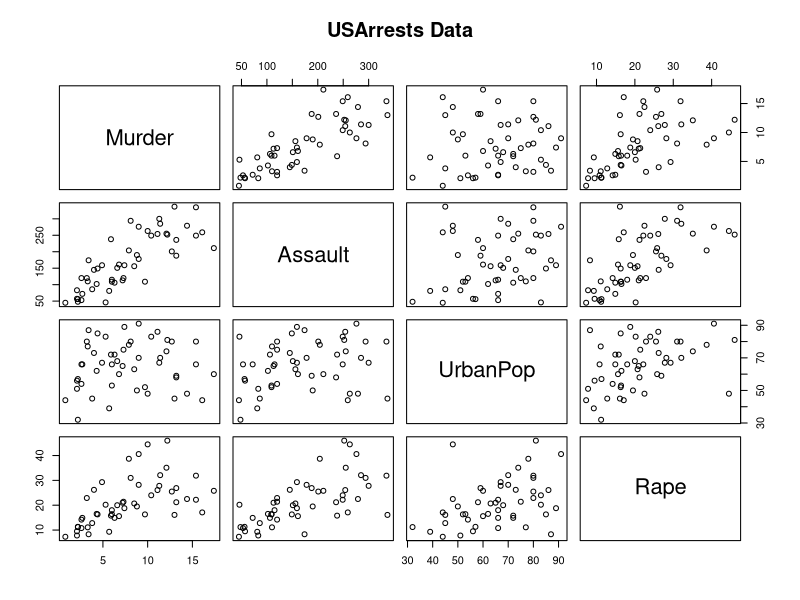
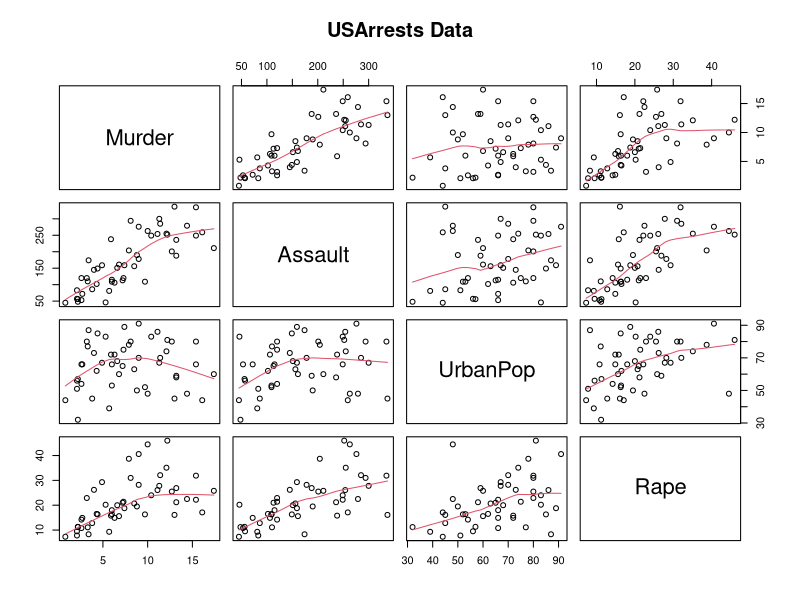
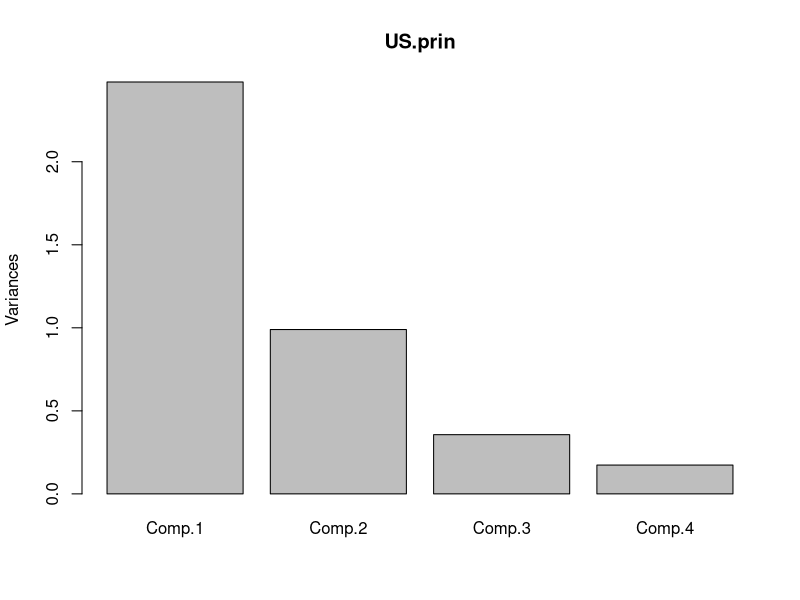
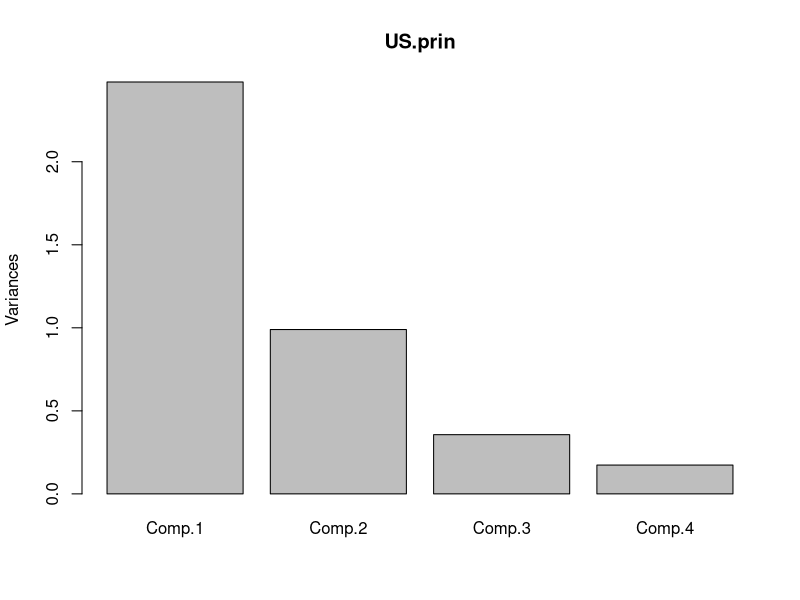
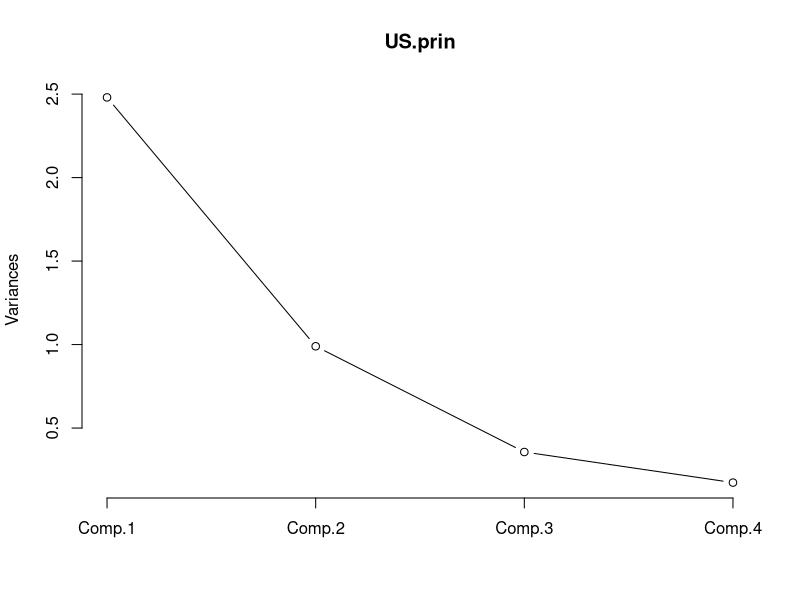
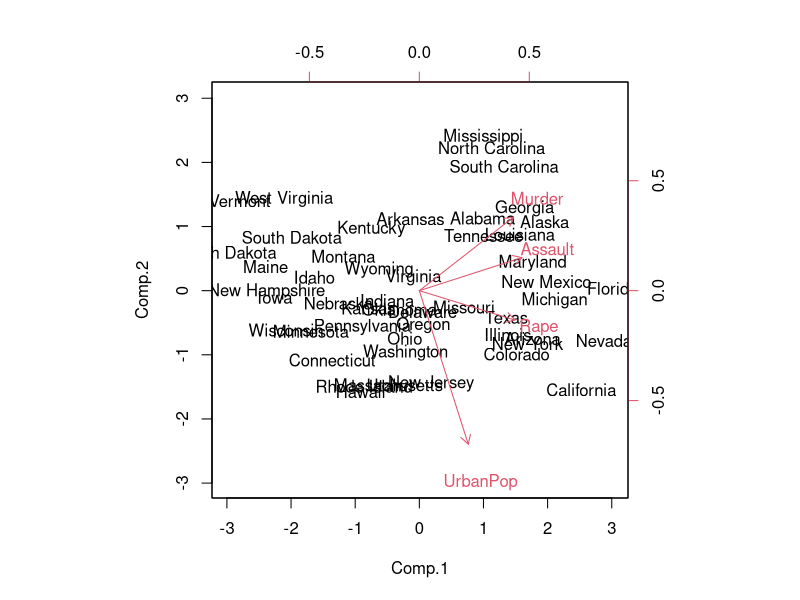
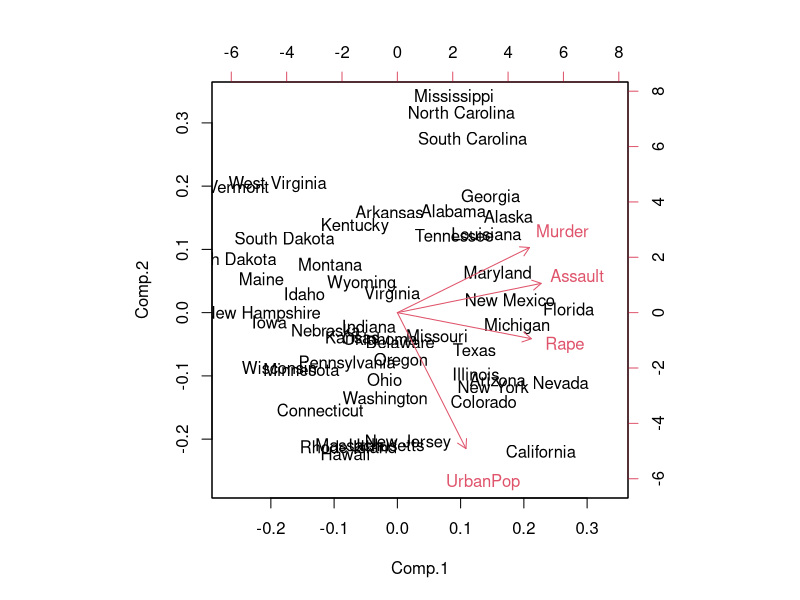
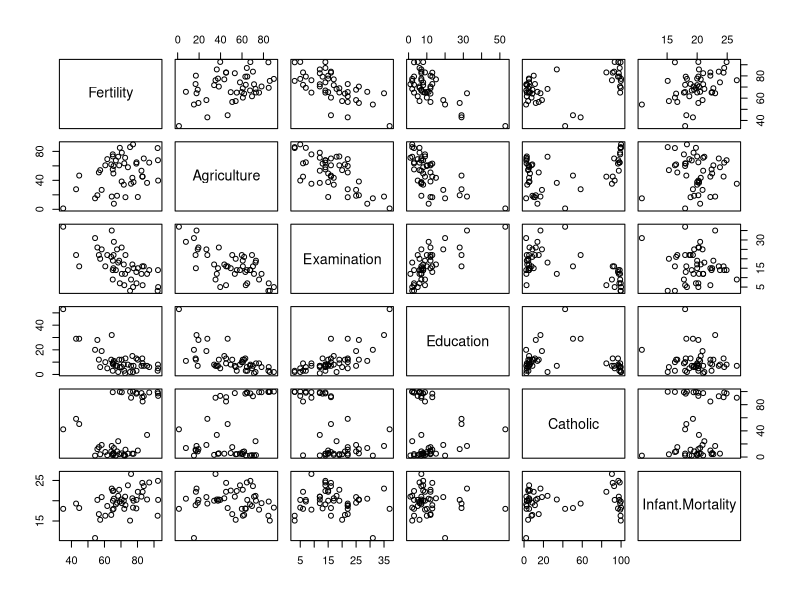

Write R code to recreate these figures, in order.
# ADP 
# for 

for (year in c(2015:2018)){
  print(paste("The year is",year))
}

year = 2015 
while (year <= 2018){
  print(paste("The year is",year))
  # 여기까지만 쓰면 무한루프 
  # year += 1 doesn't work
  year = year + 1
}

# using 'break'
i = 0 
repeat{
  i = i +2 
  print(i)
  if(i>=10){
    break
  }
}
i

# using 'next' 
# print odd numbers
for (i in 1:10){
  if(i%%2 == 0){
    next
  }
  print(i)
}
i

# PCR
library(datasets)
data(USArrests)
str(USArrests)
summary(USArrests)
plot(USArrests, main = "USArrests Data")
cor(USArrests)
## pairs
pairs(USArrests, panel = panel.smooth, main = "USArrests Data")

# PCA - princomp 
US.prin = princomp(USArrests, cor = T)
US.prin
plot(US.prin)
screeplot(US.prin)
plot(US.prin, type = 'l')

# PCA - Loading 
US.prin$sdev
# str(US.prin) - 함부로 쓰지 말것. 어려움. 결과 더러움. 
US.prin$loadings
US.prin$center
US.prin$scale
US.prin$n.obs
US.prin$scores # 50 states result per comp. 1- 4 
US.prin$call

# textbook
US.prin$loadings
US.prin$scores

# PCA - Comp.1, 2 
biplot(US.prin, scale = 0) #z.std. 
biplot(US.prin)

# Factor Analysis - FA 
# swiss
data(swiss)
str(swiss)
plot(swiss)
summary(swiss)

# apply - apply (data, calculating direction, applying function)
Min = apply(swiss, 2, min)
Max = apply(swiss,2, max)
# regularization X normalization V
swiss_fa = scale(swiss, center = Min, scale = (Max-Min)) 
swiss_fa
plot(swiss_fa)
summary(swiss_fa)
cor(swiss_fa)
# factanal, varimax 
factanal(swiss_fa, factor = 3)
# factanal_3 = factanal(swiss_fa, factor = 3)
